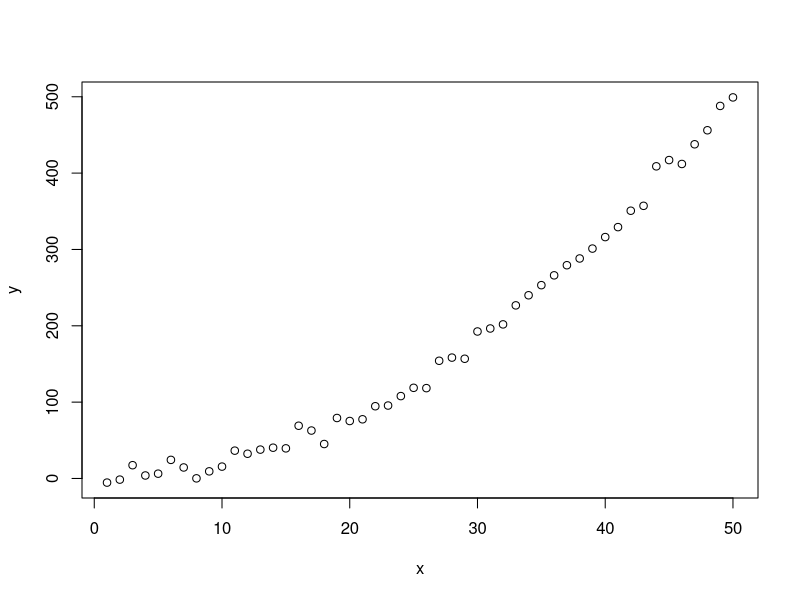
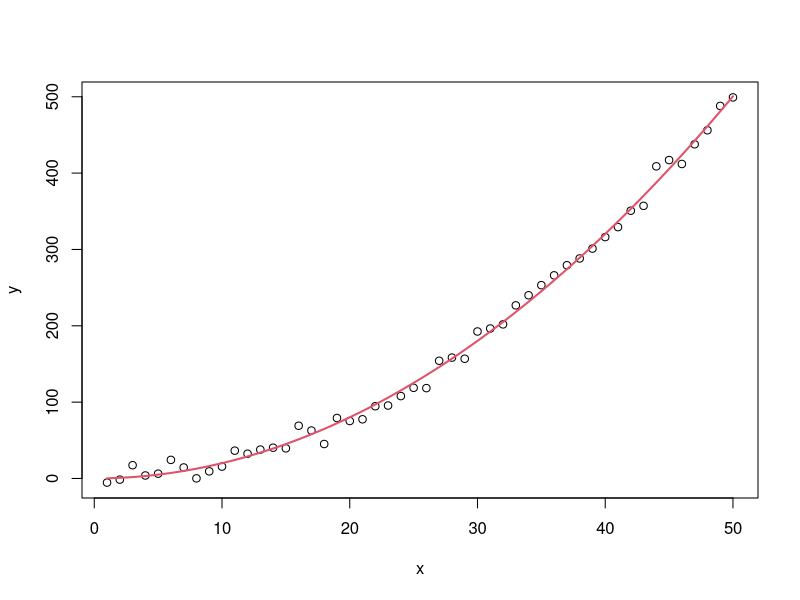
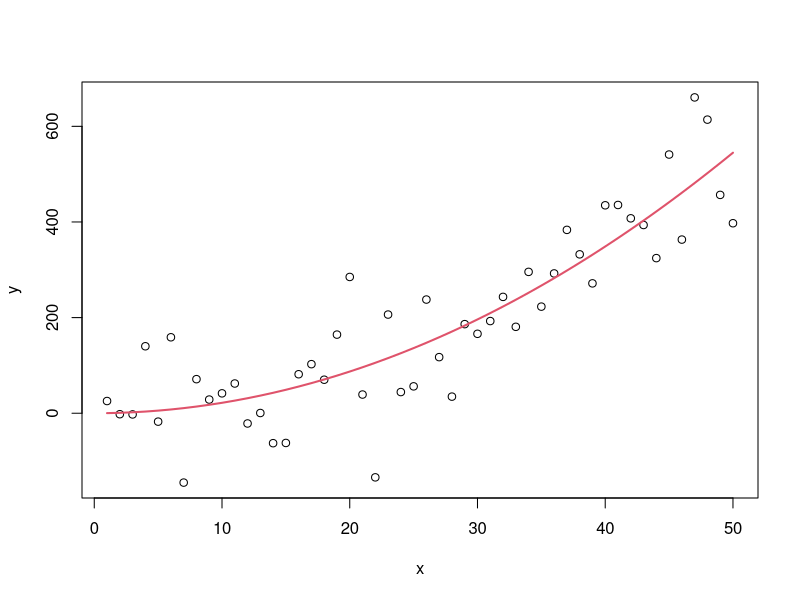
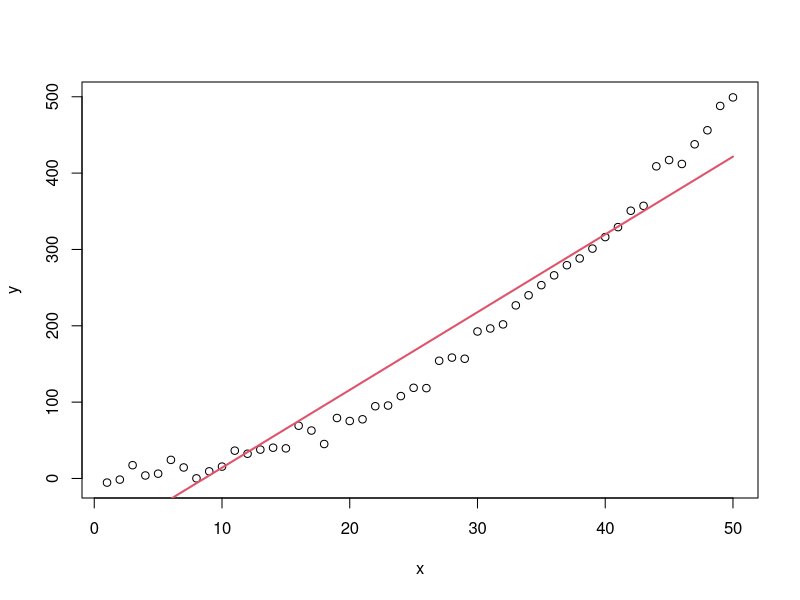
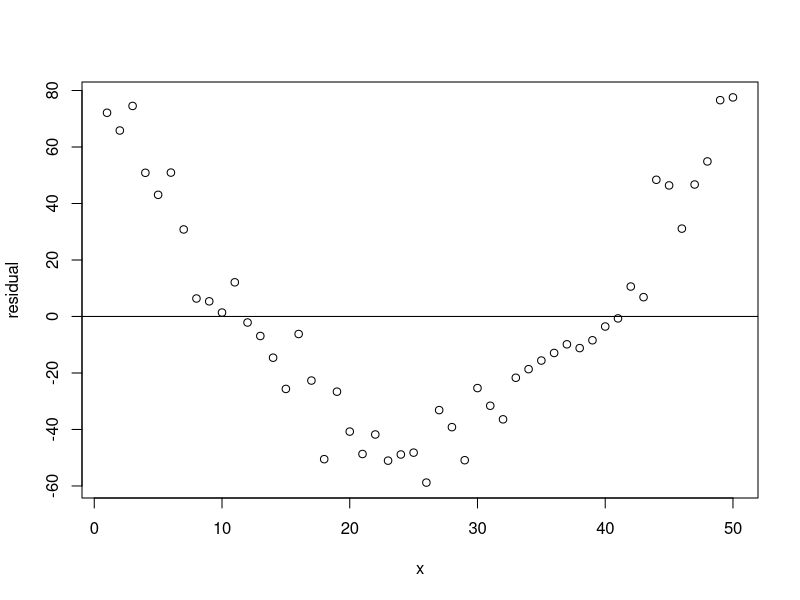
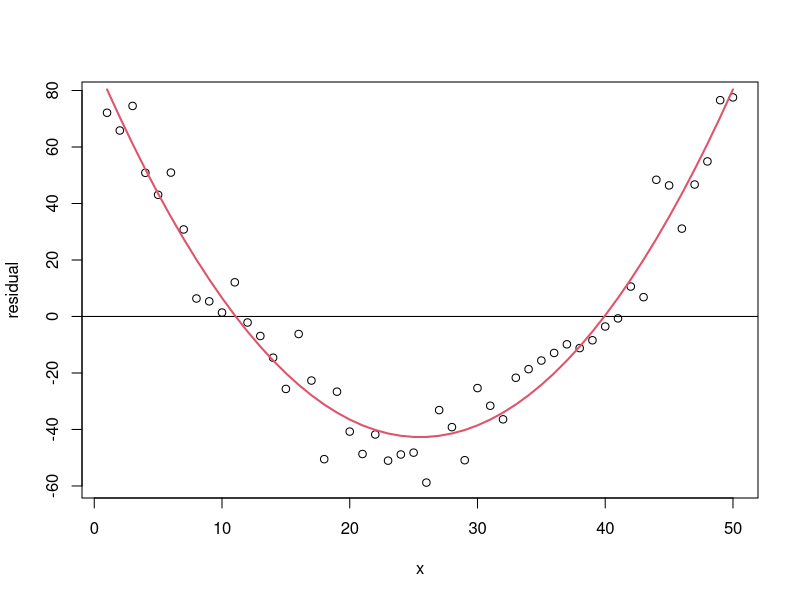
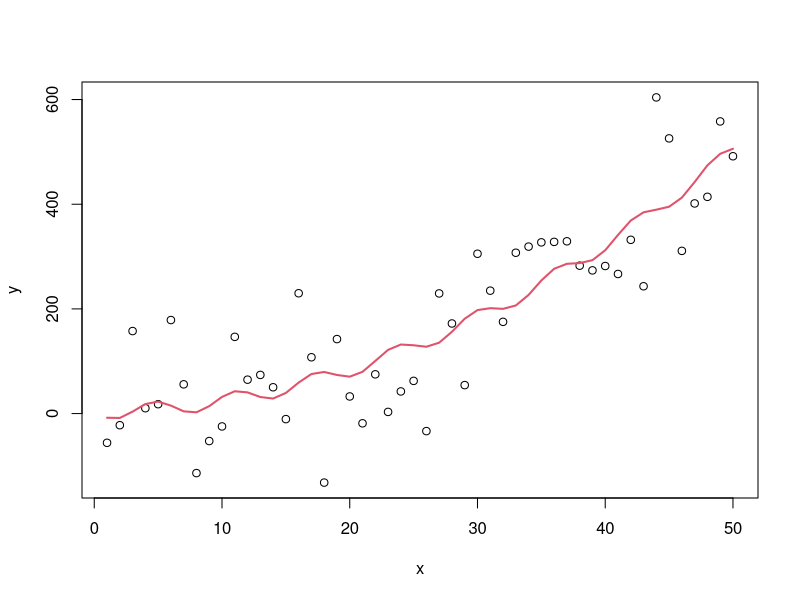
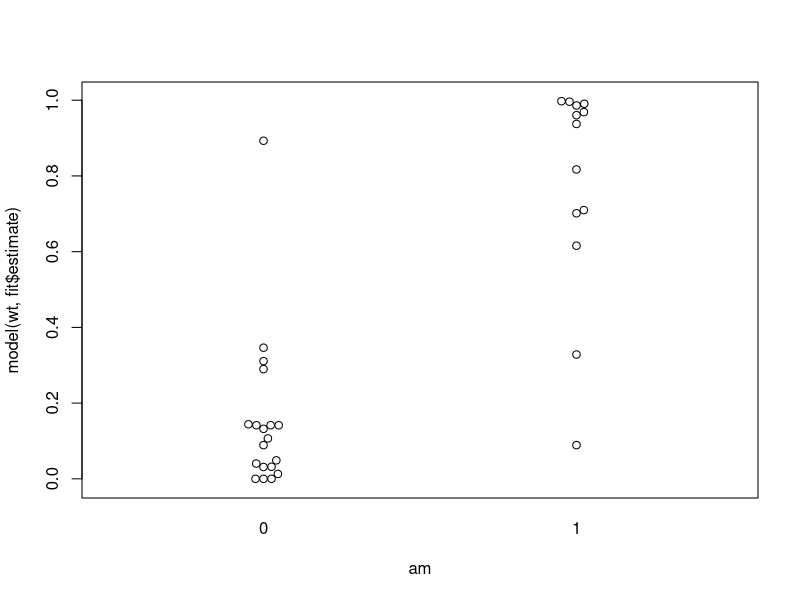

These charts were generated, in order, by the following R code:
## ---- chunk 1
            knitr::knit_hooks$set(par = function(before, options, envir) {
  if (before && !is.null(options$par)) {
    par(options$par)
  }
})
knitr::opts_chunk$set(par = list(bty="l", pch=19))
            
## ---- chunk 2
set.seed(123)
x <- seq( 1, 50 ); y <- 0.2 * x^2 + rnorm( 50, sd=10 )
plot( x, y )
## ---- chunk 3
mdl <- function( x, th ) th * x^2
loss <- function(th) mean((y-mdl(x,th))^2)
fit <- nlm( loss, 1 )
plot( x, y ); lines( x, mdl(x,fit$estimate), col=2, lwd=2 )
## ---- chunk 4
x <- seq( 1, 50 ); y <- 0.2 * x^2 + rnorm( 50, sd=100 )
mdl <- function( x, th ) th * x^2
loss <- function(th) mean((y-mdl(x,th))^2)
fit <- nlm( loss, 1 )
plot( x, y ); lines( x, mdl(x,fit$estimate), col=2, lwd=2 )
## ---- chunk 5
set.seed(123);
x <- seq( 1, 50 ); y <- 0.2 * x^2 + rnorm( 50, sd=10 ) ; 
plot( x, y )
mdl <- function( x, th ) th[2] * x + th[1]
loss <- function(th) mean((y-mdl(x,th))^2)
fit <- nlm( loss, c(1,1) )
lines( x, mdl(x,fit$estimate), col=2, lwd=2 )
## ---- chunk 6
fit$minimum
## ---- chunk 7
mean( ( y - mean(y) )^2 ) 
## ---- chunk 8
1  - fit$minimum / mean( ( y - mean(y) )^2 )
## ---- chunk 9
set.seed(123);
x <- seq( 1, 50 ); y <- 0.2 * x^2 + rnorm( 50, sd=10 ) ; 
mdl <- function( x, th ) th[2] * x + th[1]
loss <- function(th) mean((y-mdl(x,th))^2)
fit <- nlm( loss, c(1,1) )
plot( x, y-mdl(x,fit$estimate), ylab="residual")
abline( h=0 )
## ---- chunk 10
set.seed(123);
x <- seq( 1, 50 ); y <- 0.2 * x^2 + rnorm( 50, sd=10 ) ; 
mdl <- function( x, th ) th[2] * x + th[1]
loss <- function(th) mean((y-mdl(x,th))^2)
fit <- nlm( loss, c(1,1) )
res <-  y-mdl(x,fit$estimate)
plot( x, res, ylab="residual" )
abline( h=0 )
lines( x, predict( lm( res ~ poly( x, 2 ) ) ), col=2, lwd=2 )
## ---- chunk 11
sign( res )
## ---- chunk 12
rle( sign(res) )
## ---- chunk 13
rle( sign( rnorm(50) ) )
## ---- chunk 14
table( replicate( 1000, length( rle( sign( rnorm(50) ) )$lengths ) ) )
## ---- chunk 15
set.seed(123)
x <- seq( 1, 50 ); y <- 0.2 * x^2 + rnorm( 50, sd=100 ) ; 
plot( x, y )
mdl <- function( x, th ) th[1] + th[2] * x^2 + th[3]*sin(x)
loss <- function(th) mean((y-mdl(x,th))^2)
fit <- nlm( loss, c(1,1,1) )
lines( x, mdl(x,fit$estimate), col=2, lwd=2 )
1  - fit$minimum / mean( ( y - mean(y) )^2 )
## ---- chunk 16
mdl <- function( x, th ) th[1] + th[2] * x^2
loss <- function(th) mean((y-mdl(x,th))^2)
fit <- nlm( loss, c(1,1) )
1  - fit$minimum / mean( ( y - mean(y) )^2 )
## ---- chunk 17
with( mtcars, {
  model <- function(x1, x2, th){
  	th[1] + th[2]*x1 + th[3]*x2 + th[4]*x1*x2 }
  loss <- function(x1, x2, y, th){
  	mean( ( y - model(x1, x2, th) )^2 )
  }
  loss_mtcars <- function(th){
    loss( am, wt, mpg, th )
  }
  fit <- nlm( loss_mtcars, c(1,1,1,1) )
  1 - loss_mtcars(fit$estimate)/var( mpg )
} )
## ---- chunk 18
with( mtcars, {
  model <- function(x1, x2, th){
  	th[1] + th[2]*x1 + th[3]*x2 }
  loss <- function(x1, x2, y, th){
  	mean( ( y - model(x1, x2, th) )^2 )
  }
  loss_mtcars <- function(th){
    loss( am, wt, mpg, th )
  }
  fit <- nlm( loss_mtcars, c(1,1,1) )
  1 - loss_mtcars(fit$estimate)/var( mpg )
} )
## ---- chunk 19
model <- function(x1, x2, th){
	th[1] + th[2]*x1 + th[3]*x2 + th[4]*x1*x2 }
loss <- function(x1, x2, y, th){
	mean( ( y - model(x1, x2, th) )^2 )
}
loss_mtcars <- function(th){
  loss( mtcars$am, mtcars$wt, mtcars$mpg, th )
}
fit <- nlm( loss_mtcars, c(1,1,1,1), hessian=TRUE )
## ---- chunk 20
FI <- solve( fit$hessian )
FI
## ---- chunk 21
cbind( fit$estimate-1.96*sqrt(diag(FI)), fit$estimate+1.96*sqrt(diag(FI)) )
## ---- chunk 22
L_i <- rep( 0, nrow(mtcars) ) 
for( i in 1:nrow(mtcars) ){
	fit <- lm( mpg ~ am*wt, mtcars[-i,] )
	L_i[i] <- mtcars[i,"mpg"]-predict( fit, newdata=mtcars[i,] )
}
# R-squared from model fit
summary(lm( mpg ~ am*wt, mtcars ))$r.squared
# R-squared from cross-validation
1 - var(L_i)/var(mtcars$mpg)
## ---- chunk 23
p_resid <- rep( 0, nrow(mtcars) ) 
for( i in 1:nrow(mtcars) ){
	fit <- lm( mpg ~ am+wt, mtcars[-i,] )
	p_resid[i] <- mtcars[i,"mpg"]-predict( fit, newdata=mtcars[i,] )
}
# R-squared from the model fit
summary(lm( mpg ~ am+wt, mtcars ))$r.squared
# R-squared from cross-validation
1 - var(p_resid)/var(mtcars$mpg)
## ---- chunk 24
model <- function( x, th ) 1/(1+exp(-th[1]-th[2]*x))
loss <- function( x, y, th ){ mean( 
 - log( model( x, th )^y ) - log( (1-model( x, th ))^(1-y) )
) }
loss_cars <- function( th ) loss( mtcars$wt, mtcars$am, th ) 
fit <- nlm( loss_cars, c(1,1) )
fit
## ---- chunk 25
with( mtcars, beeswarm::beeswarm( model( wt, fit$estimate ) ~ am ) )
## ---- chunk 26
with( mtcars, plot(pROC::roc( am ~ model( wt, fit$estimate ) ), print.auc=TRUE) )
## ---- chunk 27
p_pred <- rep( 0, nrow(mtcars) ) 
for( i in 1:nrow(mtcars) ){
	fit <- glm( am~wt, mtcars[-i,], family="binomial" )
	p_pred[i] <- predict( fit, newdata=mtcars[i,] )
}
beeswarm::beeswarm( p_pred ~ mtcars$am )
plot(pROC::roc( mtcars$am ~ p_pred ), print.auc=TRUE)
## ---- chunk 28
with( mtcars, {
  model <- function( x, th ) 1/(1+exp(-th[1]-th[2]*x))
  loss <- function( x, y, th ){ mean(
   - log( model( x, th )^y ) - log( (1-model( x, th ))^(1-y) )
  ) }

  nll_test_wt <- rep( 0, nrow(mtcars) )
  nll_test_mpg <- rep( 0, nrow(mtcars) )

  for( i in 1:nrow(mtcars) ){
  	loss_cars_wt <- function( th ) loss( wt[-i], am[-i], th )
  	loss_cars_mpg <- function( th ) loss( mpg[-i], am[-i], th )
  	nll_test_wt[i] <- loss( wt[i], am[i], nlm( loss_cars_wt, c(1,1) )$estimate )
  	nll_test_mpg[i] <- loss( mpg[i], am[i], nlm( loss_cars_mpg, c(1,1) )$estimate )
  }

  beeswarm::beeswarm( list(wt=nll_test_wt, mpg=nll_test_mpg), ylab="negative log-likelihood" )

  cat("am ~ wt: nLL =", sum( nll_test_wt ), "\n")
  cat("am ~ mpg: nLL =", sum( nll_test_mpg ), "\n")
} )
## ---- chunk 29
model <- function( x, th ) 1/(1+exp(-th[1]-th[2]*x))
loss <- function( x, y, th ){ sum( 
 - y*log( model( x, th ) ) - (1-y)*log( (1-model( x, th )) )
) }
loss_cars <- function( th ) loss( mtcars$wt, mtcars$am, th ) 
fit <- nlm( loss_cars, c(1,1) )
loss_cars( fit$estimate )

loss_cars_2 <- function( th ) loss( mtcars$mpg, mtcars$am, th ) 
fit_2 <- nlm( loss_cars_2, c(1,1) )
loss_cars_2( fit_2$estimate )
